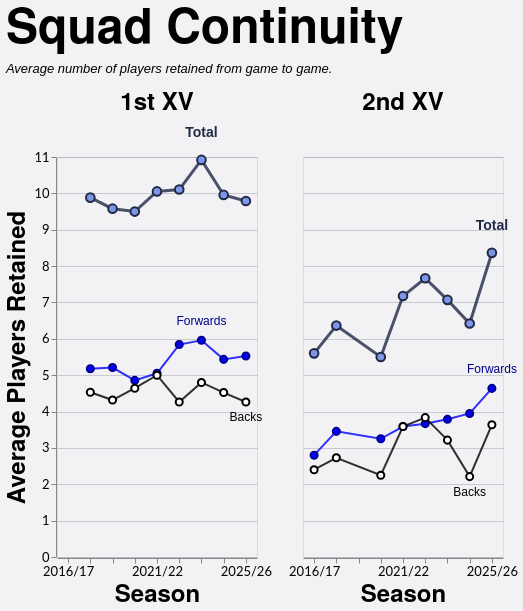

The specification (Vega-Lite) saved for this image:
### Vega-Lite specification from a JSON file in a GitHub repository (floating-point values rounded to 4 significant figures)
{"config": {"axis": {"labelFont": "Lato, sans-serif", "titleFont": "PT Sans Narrow, Helvetica Neue, Helvetica, Arial, sans-serif", "labelFontSize": 13, "titleFontSize": 24, "gridColor": "#202947", "gridOpacity": 0.2}, "header": {"labelFont": "PT Sans Narrow, Helvetica Neue, Helvetica, Arial, sans-serif", "titleFont": "PT Sans Narrow, Helvetica Neue, Helvetica, Arial, sans-serif", "labelFontSize": 24, "titleFontSize": 28, "labelFontWeight": "bold", "orient": "left"}, "legend": {"labelFont": "Lato, sans-serif", "titleFont": "PT Sans Narrow, Helvetica Neue, Helvetica, Arial, sans-serif", "labelFontSize": 14, "titleFontSize": 16, "titlePadding": 5, "fillColor": "white", "strokeColor": "black", "padding": 10, "titleFontWeight": "lighter", "titleFontStyle": "italic", "titleColor": "gray", "offset": 10}, "title": {"font": "PT Sans Narrow, Helvetica Neue, Helvetica, Arial, sans-serif", "fontSize": 48, "fontWeight": "bold", "anchor": "start", "align": "center", "titlePadding": 20, "subtitlePadding": 10, "subtitleFontSize": 13, "subtitleColor": "", "subtitleFontStyle": "italic", "offset": 15, "color": "black"}, "axisX": {"labelAngle": 0}, "facet": {"title": null, "header": null, "align": {"row": "each", "column": "each"}}, "resolve": {"scale": {"y": "independent", "facet": "independent"}}, "background": "#f2f1f4"}, "data": {"name": "data-de72cb7eb12871c6baf737aa2ff3ae58"}, "facet": {"column": {"field": "squad", "header": {"labelExpr": "datum.value + ' XV'", "labelFontSize": 24}, "sort": ["1st", "2nd"], "title": null, "type": "nominal"}}, "spec": {"layer": [{"mark": {"type": "line", "color": "#202946", "opacity": 0.8, "point": {"filled": true, "color": "#7d96e8", "stroke": "#202946", "size": 75, "strokeWidth": 2}, "strokeWidth": 3}, "encoding": {"detail": [{"field": "unit", "type": "nominal"}], "tooltip": [{"field": "season", "title": "Season", "type": "ordinal"}, {"field": "squad", "title": "Squad", "type": "nominal"}, {"field": "unit", "title": "Unit", "type": "nominal"}, {"field": "retained", "format": ".1f", "title": "Avg Retained", "type": "quantitative"}], "x": {"axis": {"labelAngle": 0, "labelOverlap": "parity"}, "field": "season", "sort": "ascending", "title": "Season", "type": "ordinal"}, "y": {"axis": {"tickMinStep": 1}, "field": "retained", "scale": {"zero": true}, "title": "Average Players Retained", "type": "quantitative"}}, "transform": [{"filter": "(datum.unit === 'Total')"}]}, {"mark": {"type": "line", "color": "blue", "opacity": 0.8, "point": {"filled": true, "color": "blue", "stroke": "darkblue", "size": 50, "strokeWidth": 2}, "strokeWidth": 2}, "encoding": {"detail": [{"field": "unit", "type": "nominal"}], "tooltip": [{"field": "season", "title": "Season", "type": "ordinal"}, {"field": "squad", "title": "Squad", "type": "nominal"}, {"field": "unit", "title": "Unit", "type": "nominal"}, {"field": "retained", "format": ".1f", "title": "Avg Retained", "type": "quantitative"}], "x": {"axis": {"labelAngle": 0, "labelOverlap": "parity"}, "field": "season", "sort": "ascending", "title": "Season", "type": "ordinal"}, "y": {"axis": {"tickMinStep": 1}, "field": "retained", "scale": {"zero": true}, "title": "Average Players Retained", "type": "quantitative"}}, "transform": [{"filter": "(datum.unit === 'Forwards')"}]}, {"mark": {"type": "line", "color": "black", "opacity": 0.8, "point": {"filled": true, "color": "white", "stroke": "black", "size": 50, "strokeWidth": 2}, "strokeWidth": 2}, "encoding": {"detail": [{"field": "unit", "type": "nominal"}], "tooltip": [{"field": "season", "title": "Season", "type": "ordinal"}, {"field": "squad", "title": "Squad", "type": "nominal"}, {"field": "unit", "title": "Unit", "type": "nominal"}, {"field": "retained", "format": ".1f", "title": "Avg Retained", "type": "quantitative"}], "x": {"axis": {"labelAngle": 0, "labelOverlap": "parity"}, "field": "season", "sort": "ascending", "title": "Season", "type": "ordinal"}, "y": {"axis": {"tickMinStep": 1}, "field": "retained", "scale": {"zero": true}, "title": "Average Players Retained", "type": "quantitative"}}, "transform": [{"filter": "(datum.unit === 'Backs')"}]}, {"mark": {"type": "text", "align": "center", "baseline": "bottom", "color": "#202946", "dx": 0, "dy": -20, "fontSize": 14, "fontWeight": "bold"}, "encoding": {"detail": [{"field": "unit", "type": "nominal"}], "text": {"value": "Total"}, "tooltip": [{"field": "season", "title": "Season", "type": "ordinal"}, {"field": "squad", "title": "Squad", "type": "nominal"}, {"field": "unit", "title": "Unit", "type": "nominal"}, {"field": "retained", "format": ".1f", "title": "Avg Retained", "type": "quantitative"}], "x": {"field": "season", "type": "ordinal"}, "y": {"field": "retained", "type": "quantitative"}}, "transform": [{"filter": "(datum.unit === 'Total')"}, {"calculate": "toNumber(split(datum.season, '/')[0])", "as": "season_order"}, {"joinaggregate": [{"op": "max", "field": "retained", "as": "max_value"}, {"op": "min", "field": "retained", "as": "min_value"}], "groupby": ["squad"]}, {"filter": "datum.retained > 0"}, {"filter": "datum.retained == datum.max_value"}, {"window": [{"op": "row_number", "field": "", "as": "rank"}], "groupby": ["squad"], "sort": [{"field": "season_order", "order": "descending"}]}, {"filter": "datum.rank == 1"}]}, {"mark": {"type": "text", "align": "center", "baseline": "bottom", "color": "darkblue", "dx": 0, "dy": -12, "fontSize": 12, "fontWeight": "normal"}, "encoding": {"detail": [{"field": "unit", "type": "nominal"}], "text": {"value": "Forwards"}, "tooltip": [{"field": "season", "title": "Season", "type": "ordinal"}, {"field": "squad", "title": "Squad", "type": "nominal"}, {"field": "unit", "title": "Unit", "type": "nominal"}, {"field": "retained", "format": ".1f", "title": "Avg Retained", "type": "quantitative"}], "x": {"field": "season", "type": "ordinal"}, "y": {"field": "retained", "type": "quantitative"}}, "transform": [{"filter": "(datum.unit === 'Forwards')"}, {"calculate": "toNumber(split(datum.season, '/')[0])", "as": "season_order"}, {"joinaggregate": [{"op": "max", "field": "retained", "as": "max_value"}, {"op": "min", "field": "retained", "as": "min_value"}], "groupby": ["squad"]}, {"filter": "datum.retained > 0"}, {"filter": "datum.retained == datum.max_value"}, {"window": [{"op": "row_number", "field": "", "as": "rank"}], "groupby": ["squad"], "sort": [{"field": "season_order", "order": "descending"}]}, {"filter": "datum.rank == 1"}]}, {"mark": {"type": "text", "align": "center", "baseline": "top", "color": "black", "dx": 0, "dy": 10, "fontSize": 12, "fontWeight": "normal"}, "encoding": {"detail": [{"field": "unit", "type": "nominal"}], "text": {"value": "Backs"}, "tooltip": [{"field": "season", "title": "Season", "type": "ordinal"}, {"field": "squad", "title": "Squad", "type": "nominal"}, {"field": "unit", "title": "Unit", "type": "nominal"}, {"field": "retained", "format": ".1f", "title": "Avg Retained", "type": "quantitative"}], "x": {"field": "season", "type": "ordinal"}, "y": {"field": "retained", "type": "quantitative"}}, "transform": [{"filter": "(datum.unit === 'Backs')"}, {"calculate": "toNumber(split(datum.season, '/')[0])", "as": "season_order"}, {"joinaggregate": [{"op": "max", "field": "retained", "as": "max_value"}, {"op": "min", "field": "retained", "as": "min_value"}], "groupby": ["squad"]}, {"filter": "datum.retained > 0"}, {"filter": "datum.retained == datum.min_value"}, {"window": [{"op": "row_number", "field": "", "as": "rank"}], "groupby": ["squad"], "sort": [{"field": "season_order", "order": "descending"}]}, {"filter": "datum.rank == 1"}]}], "height": 400, "width": 200}, "spacing": 30, "title": {"text": "Squad Continuity", "subtitle": ["Average number of players retained from game to game."]}, "$schema": "https://vega.github.io/schema/vega-lite/v5.20.1.json", "datasets": {"data-de72cb7eb12871c6baf737aa2ff3ae58": [{"season": "2017/18", "squad": "1st", "unit": "Total", "retained": 9.882}, {"season": "2017/18", "squad": "1st", "unit": "Forwards", "retained": 5.176}, {"season": "2017/18", "squad": "1st", "unit": "Backs", "retained": 4.529}, {"season": "2018/19", "squad": "1st", "unit": "Total", "retained": 9.579}, {"season": "2018/19", "squad": "1st", "unit": "Forwards", "retained": 5.211}, {"season": "2018/19", "squad": "1st", "unit": "Backs", "retained": 4.316}, {"season": "2019/20", "squad": "1st", "unit": "Total", "retained": 9.5}, {"season": "2019/20", "squad": "1st", "unit": "Forwards", "retained": 4.857}, {"season": "2019/20", "squad": "1st", "unit": "Backs", "retained": 4.643}, {"season": "2021/22", "squad": "1st", "unit": "Total", "retained": 10.05}, {"season": "2021/22", "squad": "1st", "unit": "Forwards", "retained": 5.053}, {"season": "2021/22", "squad": "1st", "unit": "Backs", "retained": 5.0}, {"season": "2022/23", "squad": "1st", "unit": "Total", "retained": 10.11}, {"season": "2022/23", "squad": "1st", "unit": "Forwards", "retained": 5.842}, {"season": "2022/23", "squad": "1st", "unit": "Backs", "retained": 4.263}, {"season": "2023/24", "squad": "1st", "unit": "Total", "retained": 10.92}, {"season": "2023/24", "squad": "1st", "unit": "Forwards", "retained": 5.96}, {"season": "2023/24", "squad": "1st", "unit": "Backs", "retained": 4.8}, {"season": "2024/25", "squad": "1st", "unit": "Total", "retained": 9.957}, {"season": "2024/25", "squad": "1st", "unit": "Forwards", "retained": 5.435}, {"season": "2024/25", "squad": "1st", "unit": "Backs", "retained": 4.522}, {"season": "2025/26", "squad": "1st", "unit": "Total", "retained": 9.789}, {"season": "2025/26", "squad": "1st", "unit": "Forwards", "retained": 5.526}, {"season": "2025/26", "squad": "1st", "unit": "Backs", "retained": 4.263}, {"season": "2016/17", "squad": "2nd", "unit": "Total", "retained": 5.6}, {"season": "2016/17", "squad": "2nd", "unit": "Forwards", "retained": 2.8}, {"season": "2016/17", "squad": "2nd", "unit": "Backs", "retained": 2.4}, {"season": "2017/18", "squad": "2nd", "unit": "Total", "retained": 6.364}, {"season": "2017/18", "squad": "2nd", "unit": "Forwards", "retained": 3.455}, {"season": "2017/18", "squad": "2nd", "unit": "Backs", "retained": 2.727}, {"season": "2019/20", "squad": "2nd", "unit": "Total", "retained": 5.5}, {"season": "2019/20", "squad": "2nd", "unit": "Forwards", "retained": 3.25}, {"season": "2019/20", "squad": "2nd", "unit": "Backs", "retained": 2.25}, {"season": "2021/22", "squad": "2nd", "unit": "Total", "retained": 7.176}, {"season": "2021/22", "squad": "2nd", "unit": "Forwards", "retained": 3.588}, {"season": "2021/22", "squad": "2nd", "unit": "Backs", "retained": 3.588}, {"season": "2022/23", "squad": "2nd", "unit": "Total", "retained": 7.667}, {"season": "2022/23", "squad": "2nd", "unit": "Forwards", "retained": 3.667}, {"season": "2022/23", "squad": "2nd", "unit": "Backs", "retained": 3.833}, {"season": "2023/24", "squad": "2nd", "unit": "Total", "retained": 7.071}, {"season": "2023/24", "squad": "2nd", "unit": "Forwards", "retained": 3.786}, {"season": "2023/24", "squad": "2nd", "unit": "Backs", "retained": 3.214}, {"season": "2024/25", "squad": "2nd", "unit": "Total", "retained": 6.421}, {"season": "2024/25", "squad": "2nd", "unit": "Forwards", "retained": 3.947}, {"season": "2024/25", "squad": "2nd", "unit": "Backs", "retained": 2.211}, {"season": "2025/26", "squad": "2nd", "unit": "Total", "retained": 8.364}, {"season": "2025/26", "squad": "2nd", "unit": "Forwards", "retained": 4.636}, {"season": "2025/26", "squad": "2nd", "unit": "Backs", "retained": 3.636}]}}
